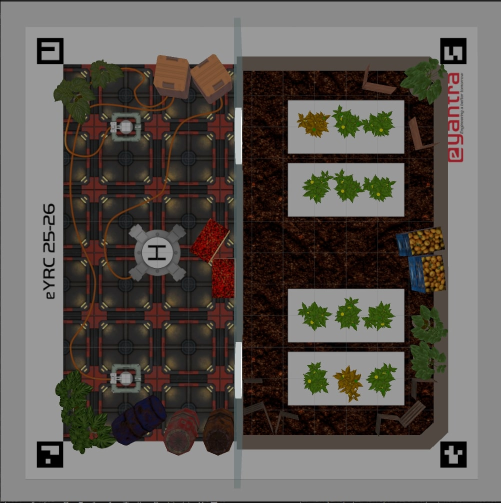
#> input picture task1a_image.jpg, 1001 x 1005 px (shown at 1/2 size)
$ python task1a_updated.py --image task1a_image.jpg
#> lines starting #> are read from the running program, lines starting #| are printed output that depends on the picture; after the words box and inside, x2 and y2 are one past the last pixel; in counts of white or black regions, pixels touching at a corner belong together
import cv2
import numpy as np
import cv2.aruco as aruco
import argparse
from pathlib import Path
import sys

# --- Main Configurations ---
WIDTH, HEIGHT = 800, 800
HSV_YELLOW_RANGE = (np.array([20, 50, 100]), np.array([35, 255, 255]))

# ---------------------- Helper Functions ---------------------- #

def find_and_warp_aruco(image):
    """Detects ArUco markers and performs perspective warping using older API."""
    gray = cv2.cvtColor(image, cv2.COLOR_BGR2GRAY)

    # Optional: improve contrast for faint markers
    clahe = cv2.createCLAHE(clipLimit=2.0, tileGridSize=(8, 8))
    gray = clahe.apply(gray)

    aruco_dict = aruco.getPredefinedDictionary(aruco.DICT_4X4_100)
    parameters = aruco.DetectorParameters_create()

    # --- Tuned for robust detection ---
    parameters.cornerRefinementMethod = aruco.CORNER_REFINE_SUBPIX
    parameters.adaptiveThreshWinSizeMin = 3
    parameters.adaptiveThreshWinSizeMax = 23
    parameters.adaptiveThreshWinSizeStep = 2
    parameters.adaptiveThreshConstant = 5
    parameters.minMarkerPerimeterRate = 0.005
    parameters.polygonalApproxAccuracyRate = 0.04

    # Detect markers
    corners, ids, _ = aruco.detectMarkers(gray, aruco_dict, parameters=parameters)

    if ids is None or len(ids) < 4:
        raise RuntimeError("❌ Detection failed: Need at least 4 ArUco markers.")

    centers = np.array([c[0].mean(axis=0) for c in corners])
    sums = centers.sum(axis=1)
    diffs = np.diff(centers, axis=1)

    top_left_idx, bottom_right_idx = np.argmin(sums), np.argmax(sums)
    top_right_idx, bottom_left_idx = np.argmax(diffs), np.argmin(diffs)

    pts_src = np.zeros((4, 2), dtype=np.float32)
    pts_src[0] = corners[top_left_idx][0][0]
    pts_src[1] = corners[top_right_idx][0][1]
    pts_src[2] = corners[bottom_right_idx][0][2]
    pts_src[3] = corners[bottom_left_idx][0][3]

    pts_dst = np.array([[0, 0], [WIDTH-1, 0], [WIDTH-1, HEIGHT-1], [0, HEIGHT-1]], dtype=np.float32)
    M = cv2.getPerspectiveTransform(pts_src, pts_dst)
    warped = cv2.warpPerspective(image, M, (WIDTH, HEIGHT))

    print(f"✅ ArUco markers detected: {len(ids)} -> IDs: {ids.flatten()}")
    return warped, ids.flatten()


def find_soil_area(half_image):
    """Counts brown/soil pixels to identify the plant area half."""
    if half_image.size == 0: return 0
    hsv = cv2.cvtColor(half_image, cv2.COLOR_BGR2HSV)
    lower_brown = np.array([10, 50, 20])
    upper_brown = np.array([30, 255, 200])
    soil_mask = cv2.inRange(hsv, lower_brown, upper_brown)
    return np.sum(soil_mask)


def apply_clahe(image):
    lab = cv2.cvtColor(image, cv2.COLOR_BGR2LAB)
    l, a, b = cv2.split(lab)
    clahe = cv2.createCLAHE(clipLimit=2.0, tileGridSize=(8,8))
    cl = clahe.apply(l)
    return cv2.cvtColor(cv2.merge((cl, a, b)), cv2.COLOR_LAB2BGR)


def analyze_region_infection(region_image):
    """Splits a region into 3x2 grid and finds cell with largest infection."""
    h, w, _ = region_image.shape
    block_h, block_w = h//3, w//2
    labels = [["A", "D"], ["B", "E"], ["C", "F"]]
    infection_scores = []

    for c in range(2):
        for r in range(3):
            cell = region_image[r*block_h:(r+1)*block_h, c*block_w:(c+1)*block_w]
            label = labels[r][c]
            hsv = cv2.cvtColor(cell, cv2.COLOR_BGR2HSV)
            mask = cv2.inRange(hsv, HSV_YELLOW_RANGE[0], HSV_YELLOW_RANGE[1])
            contours, _ = cv2.findContours(mask, cv2.RETR_EXTERNAL, cv2.CHAIN_APPROX_SIMPLE)
            score = 0
            if contours:
                score = max([cv2.contourArea(cnt) for cnt in contours])
            infection_scores.append((label, score))

    if not infection_scores: return "N/A"
    return max(infection_scores, key=lambda x: x[1])[0]


# ---------------------- Main Detection Function ---------------------- #

def Detection(image_path):
    image = cv2.imread(image_path)
    if image is None:
        print(f"❌ Could not read image from '{image_path}'.")
        return 1

    try:
        warped_arena, detected_ids = find_and_warp_aruco(image)
    except RuntimeError as e:
        print(e)
        return 1

    warped_arena = cv2.flip(warped_arena, 1)
    mid_y = warped_arena.shape[0]//2
    top_half, bottom_half = warped_arena[:mid_y, :], warped_arena[mid_y:, :]

    if find_soil_area(bottom_half) > find_soil_area(top_half):
        plant_area_half = bottom_half
        print("🌱 Plant trays identified in the BOTTOM half.")
    else:
        plant_area_half = top_half
        print("🌱 Plant trays identified in the TOP half.")

    mid_x = plant_area_half.shape[1]//2
    left_region, right_region = plant_area_half[:, :mid_x], plant_area_half[:, mid_x:]

    left_enhanced = apply_clahe(left_region)
    right_enhanced = apply_clahe(right_region)

    most_infected_b1 = analyze_region_infection(left_enhanced)
    most_infected_b2 = analyze_region_infection(right_enhanced)

    print(f"Infection found in Block 1 at position: P1{most_infected_b1}")
    print(f"Infection found in Block 2 at position: P2{most_infected_b2}")

    output_file = "1894.txt"
    Path(output_file).touch(exist_ok=True)
    with open(output_file, "w") as f:
        f.write(f"Detected marker IDs: {detected_ids.tolist()}\n")
        f.write(f"Infected plant in Block 1: P1{most_infected_b1}\n")
        f.write(f"Infected plant in Block 2: P2{most_infected_b2}\n")

    print(f"✅ Analysis complete. Results saved to {output_file}")
    return 0


# ---------------------- Entry Point ---------------------- #

def main():
    parser = argparse.ArgumentParser(description="Detect infected plants from an image.")
    parser.add_argument('--image', type=str, required=True, help="Path to input image.")
    args = parser.parse_args()
    sys.exit(Detection(args.image))
#> in Detection, image is the input picture: shape (1005, 1001, 3); mean B, G, R 83.9, 88.9, 94.8
#> in find_and_warp_aruco, `gray = clahe.apply(gray)`:
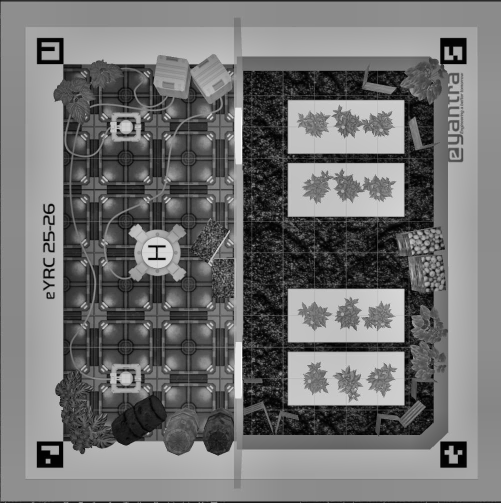
#> gray: shape (1005, 1001) (shown at 1/2 size); min 0, max 255, mean 114.9
#> in find_and_warp_aruco, `corners, ids, _ = aruco.detectMarkers(gray, aruco_dict, parameters=par..`: corners = 6 items; ids = [95, 80, 85, 90, 80, 17]
#> in find_and_warp_aruco, `centers = np.array([c[0].mean(axis=0) for c in corners])`: centers = [[906.4, 908.5], [99.55, 908.6], [99.97, 101.6], [906.5, 101.8], [793.3, 827.1], [690.5, 519.5]]
#> in find_and_warp_aruco, `sums = centers.sum(axis=1)`: sums = [1814.9, 1008.1, 201.6, 1008.3, 1620.3, 1210]
#> in find_and_warp_aruco, `diffs = np.diff(centers, axis=1)`: diffs = [2.06, 809, 1.63, -804.7, 33.78, -171]
#> in find_and_warp_aruco, `top_left_idx, bottom_right_idx = np.argmin(sums), np.argmax(sums)`: top_left_idx = 2; bottom_right_idx = 0
#> in find_and_warp_aruco, `top_right_idx, bottom_left_idx = np.argmax(diffs), np.argmin(diffs)`: top_right_idx = 1; bottom_left_idx = 3
#> in find_and_warp_aruco, `warped = cv2.warpPerspective(image, M, (WIDTH, HEIGHT))`:
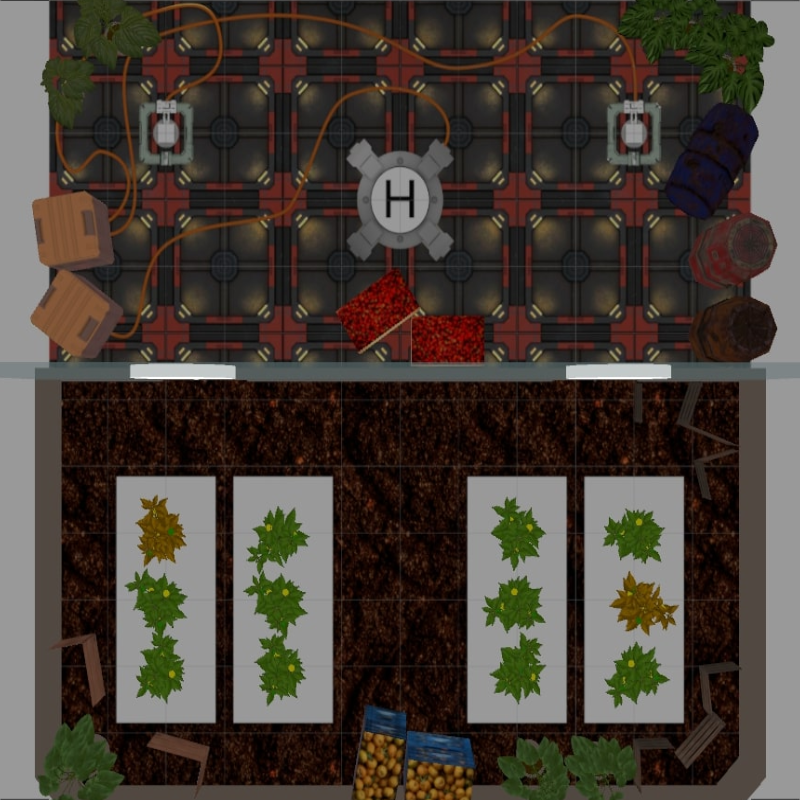
#> warped: shape (800, 800, 3); mean B, G, R 55.8, 63.5, 72
#| ✅ ArUco markers detected: 6 -> IDs: [95 80 85 90 80 17]
#> in Detection, `warped_arena, detected_ids = find_and_warp_aruco(image)`: detected_ids = [95, 80, 85, 90, 80, 17]
#> in find_soil_area, `hsv = cv2.cvtColor(half_image, cv2.COLOR_BGR2HSV)`: hsv: shape (400, 800, 3); mean H, S, V 19.1, 122, 79
#> in find_soil_area, `soil_mask = cv2.inRange(hsv, lower_brown, upper_brown)`:
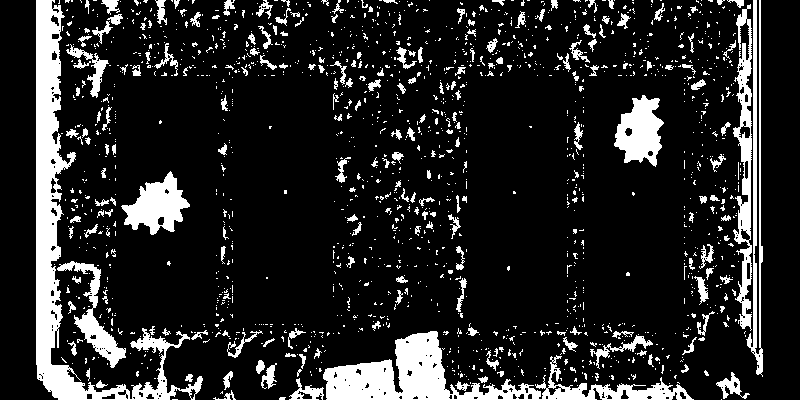
#> soil_mask: shape (400, 800); 15% white; 1586 white regions (1371 under 20 px), largest, box (x1, y1, x2, y2) and area: (36, 0, 203, 400) 11022, (323, 331, 694, 400) 8208, (733, 4, 752, 331) 2851
#> in find_soil_area (call 2), `hsv = cv2.cvtColor(half_image, cv2.COLOR_BGR2HSV)`: hsv: shape (400, 800, 3); mean H, S, V 32.7, 74.8, 69.3
#> in find_soil_area (call 2), `soil_mask = cv2.inRange(hsv, lower_brown, upper_brown)`: soil_mask: shape (400, 800); 17.6% white; 1131 white regions (997 under 20 px), largest, box (x1, y1, x2, y2) and area: (155, 1, 659, 104) 9775, (690, 189, 770, 362) 7974, (349, 78, 690, 343) 6235
#> in apply_clahe, `lab = cv2.cvtColor(image, cv2.COLOR_BGR2LAB)`: lab: shape (400, 400, 3); mean of channels 0, 1, 2 59, 131.7, 133.1
#> in apply_clahe (call 2), `lab = cv2.cvtColor(image, cv2.COLOR_BGR2LAB)`: lab: shape (400, 400, 3); mean of channels 0, 1, 2 66, 132.5, 134.4
#> after the loop in analyze_region_infection, `for c in range(2):`:
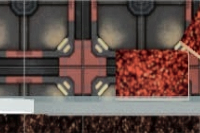
#> cell: shape (133, 200, 3); mean B, G, R 73, 78.1, 98.6
#> after the loop in analyze_region_infection, `for c in range(2):`: hsv: shape (133, 200, 3); mean H, S, V 32.8, 72.1, 99.9
#> after the loop in analyze_region_infection, `for c in range(2):`:
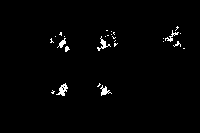
#> mask: shape (133, 200); 1.5% white in thin lines or dots, all inside (x1, y1, x2, y2) = (50, 26, 185, 96)
#> after the loop in analyze_region_infection, `for c in range(2):`: infection_scores = [('A', 59), ('B', 97), ('C', 40), ('D', 45.5), ('E', 69.5), ('F', 57.5)]
#> in Detection, `most_infected_b1 = analyze_region_infection(left_enhanced)`: most_infected_b1 = 'B'
#> after the loop in analyze_region_infection (call 2), `for c in range(2):`:
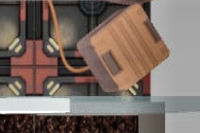
#> cell: shape (133, 200, 3); mean B, G, R 101.1, 108.8, 123.6
#> after the loop in analyze_region_infection (call 2), `for c in range(2):`: hsv: shape (133, 200, 3); mean H, S, V 29.3, 56.6, 124.8
#> after the loop in analyze_region_infection (call 2), `for c in range(2):`:
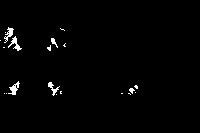
#> mask: shape (133, 200); 1.4% white; 20 white regions (14 under 20 px), largest, box (x1, y1, x2, y2) and area: (8, 81, 20, 95) 72, (8, 36, 22, 51) 70, (4, 27, 14, 43) 63, (48, 82, 60, 96) 57, (51, 38, 58, 48) 29, (129, 88, 135, 94) 20
#> after the loop in analyze_region_infection (call 2), `for c in range(2):`: infection_scores = [('A', 90.5), ('B', 62.5), ('C', 79), ('D', 80), ('E', 74.5), ('F', 55.5)]
#> in Detection, `most_infected_b2 = analyze_region_infection(right_enhanced)`: most_infected_b2 = 'A'
#| Infection found in Block 1 at position: P1B
#| Infection found in Block 2 at position: P2A


if __name__ == "__main__":
    main()
#> (the program exits here)
